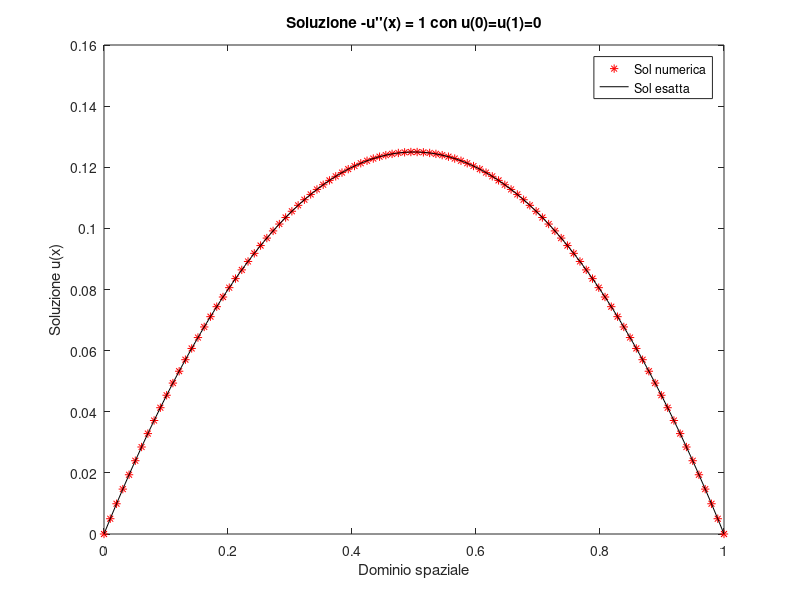

Recreate this plot in MATLAB.
clear all;
close all;

%% Risoluzione equazione di poisson -u''(x) = f(x)

L = 1;
N = 100; %Numero di punti nel dominio
x = linspace(0,L,N)'; %Dominio discretizzato
dx = x(2)-x(1); %Passo di discretizzazione

d1 = -2*ones(N,1);
d2 = ones(N-1,1);
D2 = diag(d1) + diag(d2,1) + diag(d2,-1);
D2 = 1/dx^2 * D2;
D2(1,1:2) = [1/dx^2,0];
D2(end,end-1:end) = [0,1/dx^2];

f = ones(length(x),1);
f(1) = 0;
f(end) = 0;

%Soluzione numerica trovata nel vettore u
u = -D2\f;

%Soluzione analitica
uesatta = @(t) -0.5.*(t-1).*t;

plot(x,u,'r*',x,uesatta(x),'k-');
title("Soluzione -u''(x) = 1 con u(0)=u(1)=0");
legend("Sol numerica","Sol esatta");
xlabel("Dominio spaziale");
ylabel("Soluzione u(x)");